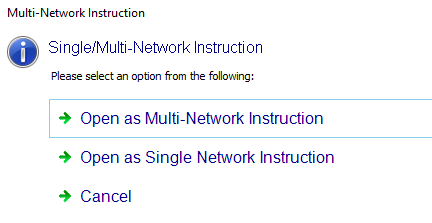
#> input picture src/workflow_module/actions/assets/09_MutliNetworkPopUp.png, 432 x 223 px; its folder holds only this picture in this run
$ python -i computer_vision_utils.py   (imports and definitions only)
#> lines starting #> are read from the running program, lines starting #| are printed output that depends on the picture; after the words box and inside, x2 and y2 are one past the last pixel; in counts of white or black regions, pixels touching at a corner belong together
#> further down, picture is the input picture: shape (223, 432, 3); mean B, G, R 248.8, 245, 244.1
#!/usr/bin/env python3
"""
Computer Vision Helper Module

This module provides basic OpenCV functionality for image processing,
screenshot capture, and visual verification operations.

Core Functions:
- take_screenshot: Capture current screen state
- save_screenshot: Save screenshot to file
- load_image: Load image from file
- convert_color: Convert between color spaces

This module focuses on low-level CV operations that other modules can build upon.
"""

import cv2
import numpy as np
import pyautogui
from typing import Optional, Tuple, Dict, List
from datetime import datetime
from pathlib import Path

# [656 lines left out: functions take_screenshot, save_screenshot, capture_failure_screenshot, load_image, crop_image, take_screenshot_and_crop and 6 more, not called in this run]

def detect_underline(image: np.ndarray,
                    min_width_ratio: float = 0.3,
                    bottom_half_only: bool = True) -> bool:
    """
    Detect if there is a horizontal underline in the image.

    Args:
        image: Input image (cropped field)
        min_width_ratio: Minimum width of line relative to image width (default 0.3)
        bottom_half_only: If True, only search in the bottom half of the image

    Returns:
        True if underline detected, False otherwise
    """
#> called with min_width_ratio = 0.3, bottom_half_only = True
    try:
        if image is None:
            return False

        height, width = image.shape[:2]
#> height = 223; width = 432

        # Region of interest
        if bottom_half_only:
            roi = image[height//2:, :]
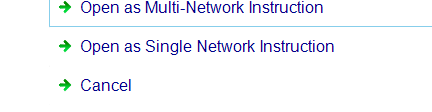
#> roi: shape (112, 432, 3); mean B, G, R 249.6, 245.2, 244.3
        else:
            roi = image

        gray = cv2.cvtColor(roi, cv2.COLOR_BGR2GRAY)
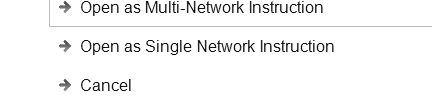
#> gray: shape (112, 432); min 16, max 255, mean 245.4

        # Adaptive thresholding to be robust against different text colors
        thresh = cv2.adaptiveThreshold(gray, 255, cv2.ADAPTIVE_THRESH_MEAN_C,
                                      cv2.THRESH_BINARY_INV, 15, 10)
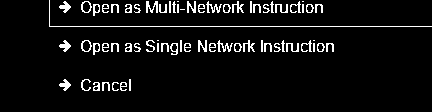
#> thresh: shape (112, 432); 6% white in thin lines or dots, all inside (x1, y1, x2, y2) = (49, 0, 432, 91)

        # Morphological operations to extract horizontal lines
        # Kernel width should be significant enough to ignore text but keep lines
        horizontal_kernel = cv2.getStructuringElement(cv2.MORPH_RECT, (int(width * 0.1), 1))
        detected_lines = cv2.morphologyEx(thresh, cv2.MORPH_OPEN, horizontal_kernel, iterations=2)
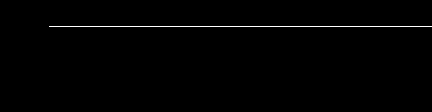
#> detected_lines: shape (112, 432); 0.79% white in thin lines or dots, all inside (x1, y1, x2, y2) = (49, 26, 432, 27)

        # Find contours
        contours, _ = cv2.findContours(detected_lines, cv2.RETR_EXTERNAL, cv2.CHAIN_APPROX_SIMPLE)
#> contours = [[[49, 26], [431, 26]]]

        print(f"[CV] Underline detection: found {len(contours)} horizontal contours")
#| [CV] Underline detection: found 1 horizontal contours

        for cnt in contours:
            x, y, w, h = cv2.boundingRect(cnt)
            # Check if width is sufficient
            if w > width * min_width_ratio:
                # Check aspect ratio (width significantly larger than height)
                aspect_ratio = w / h if h > 0 else 999
                if aspect_ratio > 5:
                    print(f"[CV] ✓ Underline detected! Width: {w}px, Aspect Ratio: {aspect_ratio:.1f}")
                    return True
#> this loop made 1 pass
#> (cnt, x, y, w, h, aspect_ratio) on pass 1: ([[49, 26], [431, 26]], 49, 26, 383, 1, 383)
#| [CV] ✓ Underline detected! Width: 383px, Aspect Ratio: 383.0

        return False

    except Exception as e:
        print(f"[CV ERROR] Failed to detect underline: {e}")
        return False

>>> import cv2
>>> picture = cv2.imread('../assets/09_MutliNetworkPopUp.png')
>>> result = detect_underline(picture)
#> result = True

$ run again, on src/workflow_module/actions/assets/09_loading_template.png
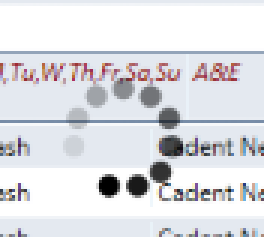
#> input picture src/workflow_module/actions/assets/09_loading_template.png, 88 x 79 px (shown 3 times larger)
#> picture is the input picture: shape (79, 88, 3); mean B, G, R 227.4, 223, 222
#> in detect_underline, `thresh = cv2.adaptiveThreshold(gray, 255, cv2.ADAPTIVE_THRESH_MEAN_C, ..`:
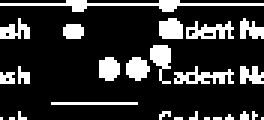
#> thresh: shape (40, 88) (shown 3 times larger); 19.3% white; 26 white regions (14 under 20 px), largest, box (x1, y1, x2, y2) and area: (0, 0, 88, 4) 121, (58, 22, 78, 28) 61, (62, 7, 78, 13) 56
#> in detect_underline, `detected_lines = cv2.morphologyEx(thresh, cv2.MORPH_OPEN, horizontal_k..`:
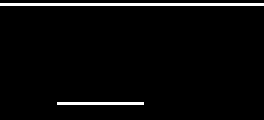
#> detected_lines: shape (40, 88) (shown 3 times larger); 3.3% white in thin lines or dots, all inside (x1, y1, x2, y2) = (0, 1, 88, 35)
#> contours = 2 contours, all with area under 20
#| [CV] Underline detection: found 2 horizontal contours
#> the loop in detect_underline, `for cnt in contours:` made 1 pass
#> (cnt, x, y, w, h, aspect_ratio) on pass 1: ([[19, 34], [47, 34]], 19, 34, 29, 1, 29)
#> (printed output is left out)
#> result = True

$ run again, on src/workflow_module/actions/assets/Definition.png
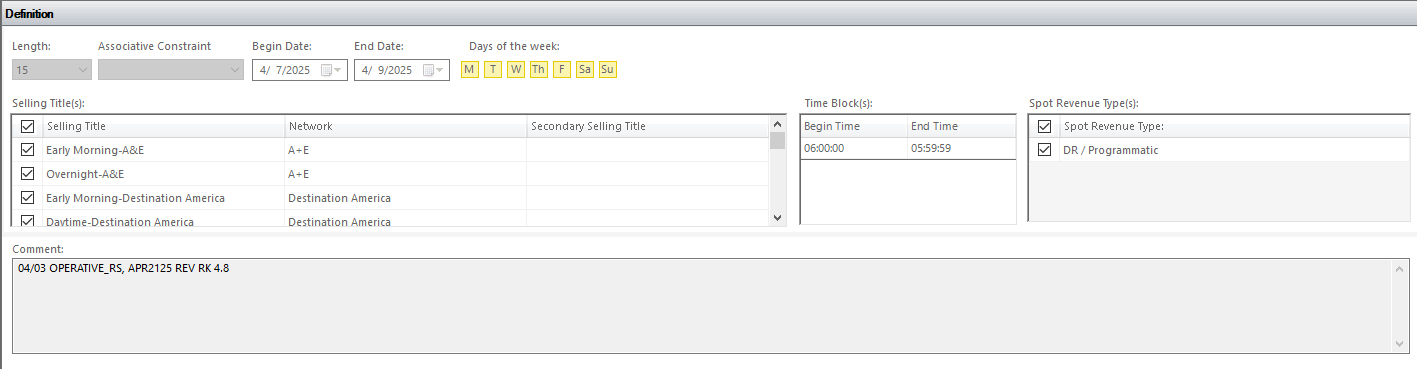
#> input picture src/workflow_module/actions/assets/Definition.png, 1417 x 369 px
#> picture is the input picture: shape (369, 1417, 3); mean B, G, R 242.3, 242.4, 242.2
#> in detect_underline, `thresh = cv2.adaptiveThreshold(gray, 255, cv2.ADAPTIVE_THRESH_MEAN_C, ..`:
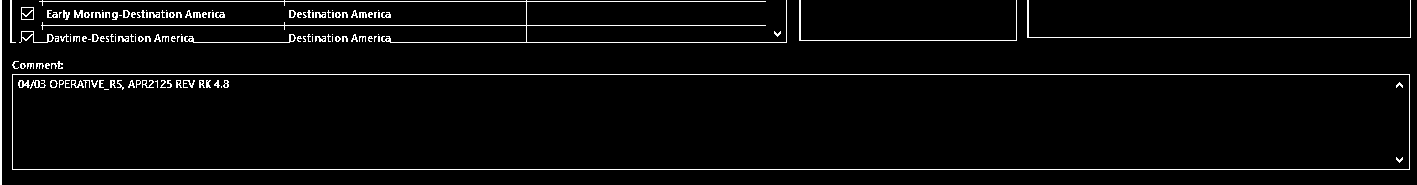
#> thresh: shape (185, 1417); 3.5% white in thin lines or dots
#> in detect_underline, `detected_lines = cv2.morphologyEx(thresh, cv2.MORPH_OPEN, horizontal_k..`:
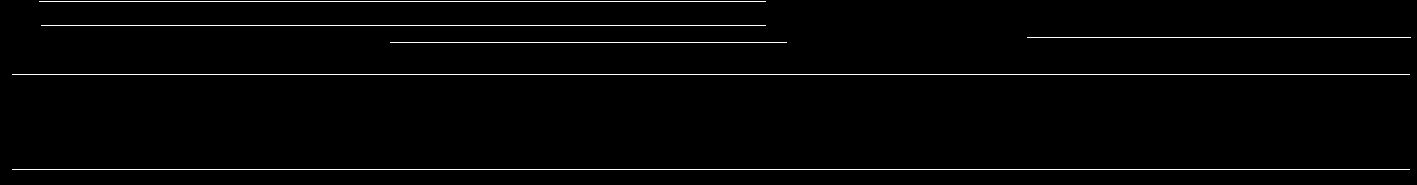
#> detected_lines: shape (185, 1417); 1.9% white in thin lines or dots
#> contours = 6 contours, all with area under 20
#| [CV] Underline detection: found 6 horizontal contours
#> the loop in detect_underline, `for cnt in contours:` made 1 pass
#> (cnt, x, y, w, h, aspect_ratio) on pass 1: ([[12, 169], [1409, 169]], 12, 169, 1398, 1, 1398)
#> (printed output is left out)
#> result = True
